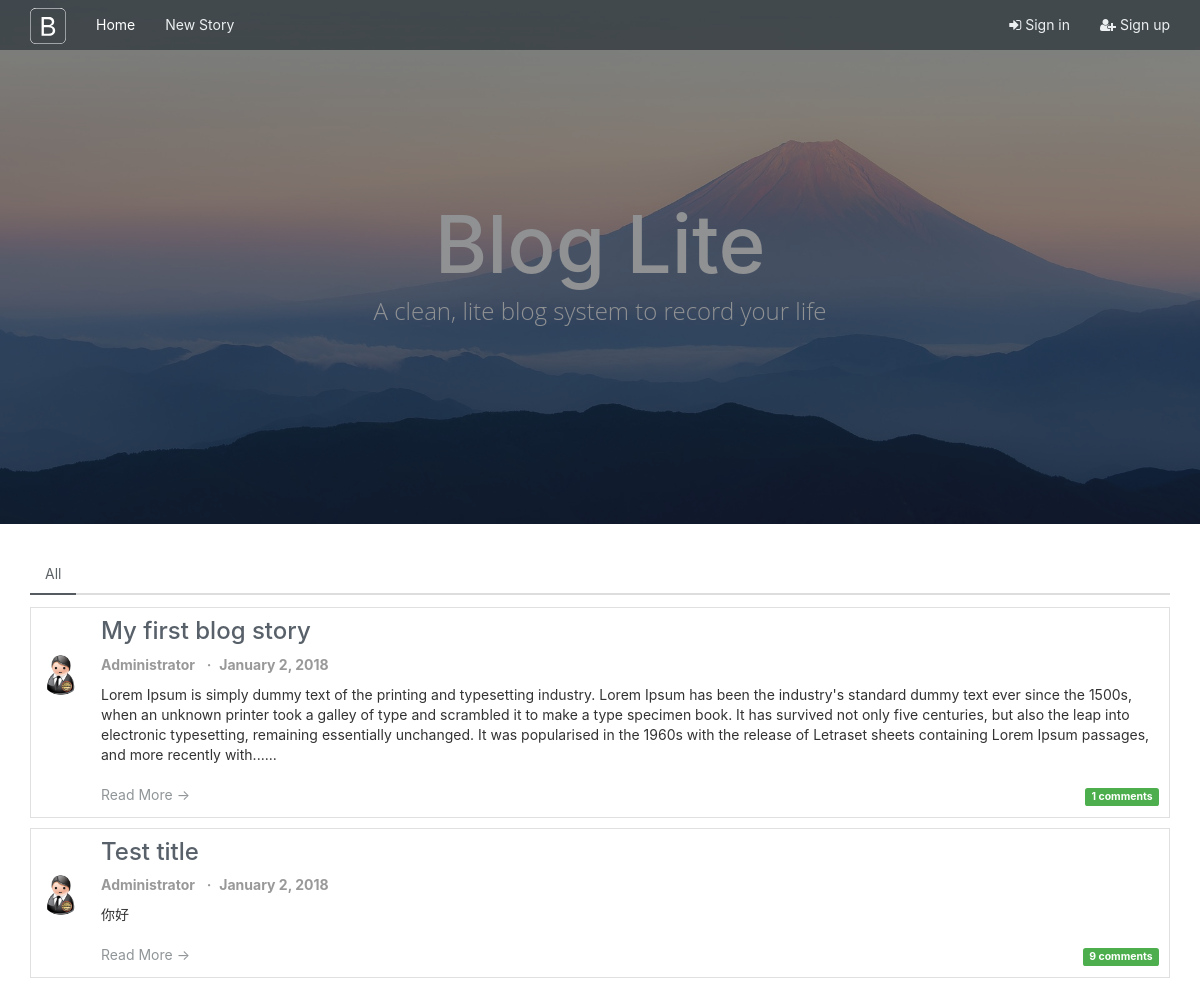
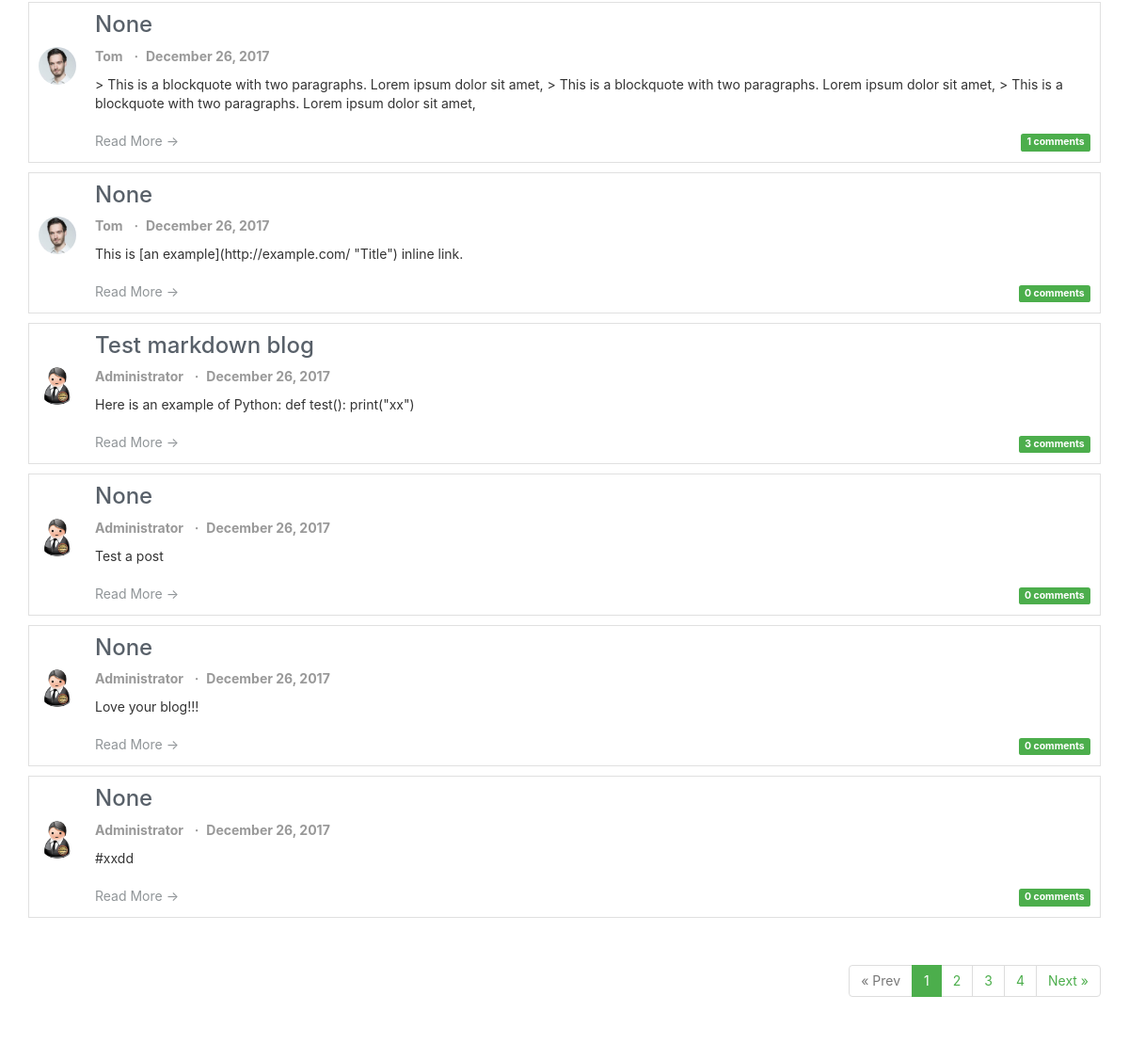
The app's page /, older data (2 pictures, top to bottom).
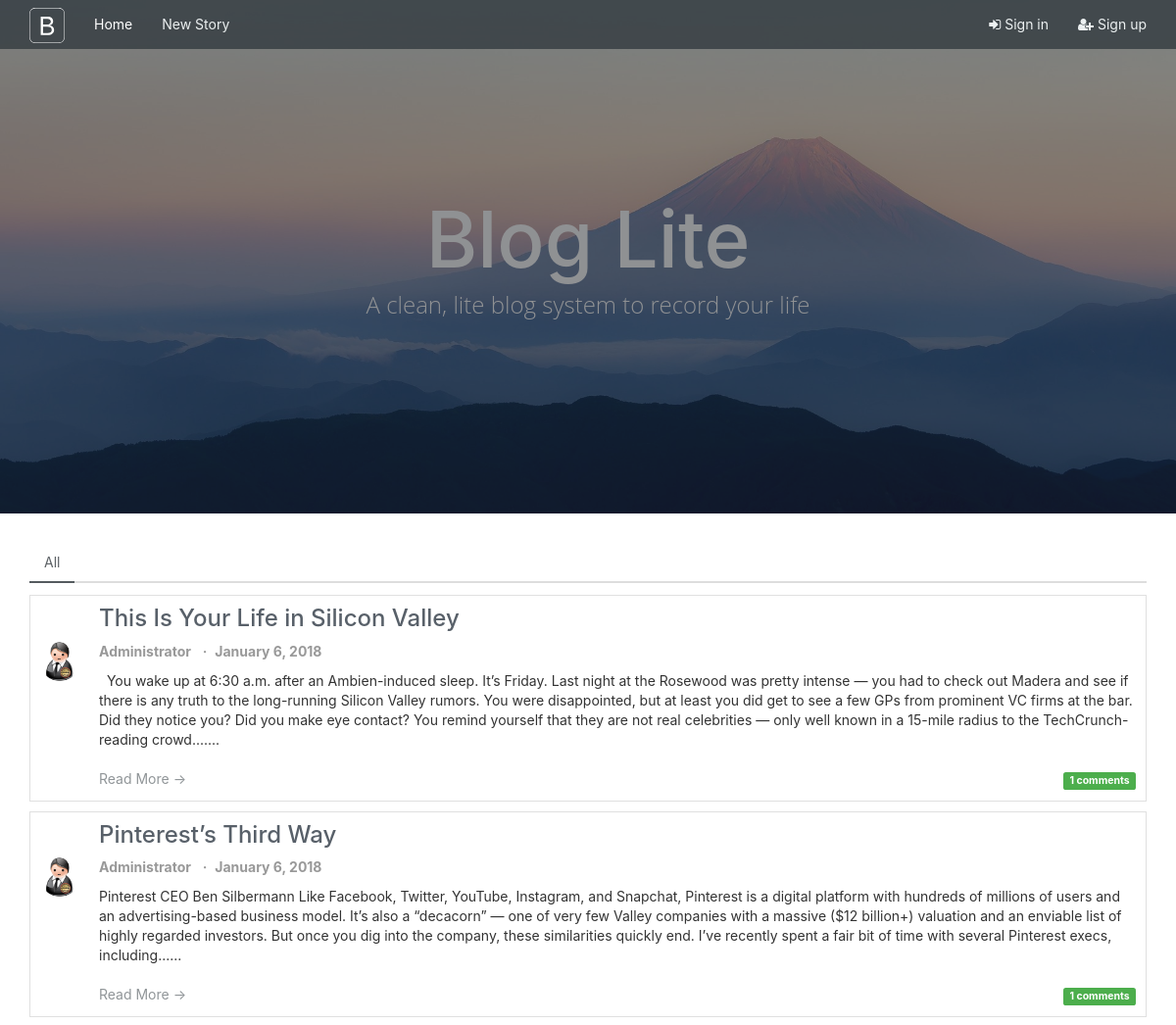
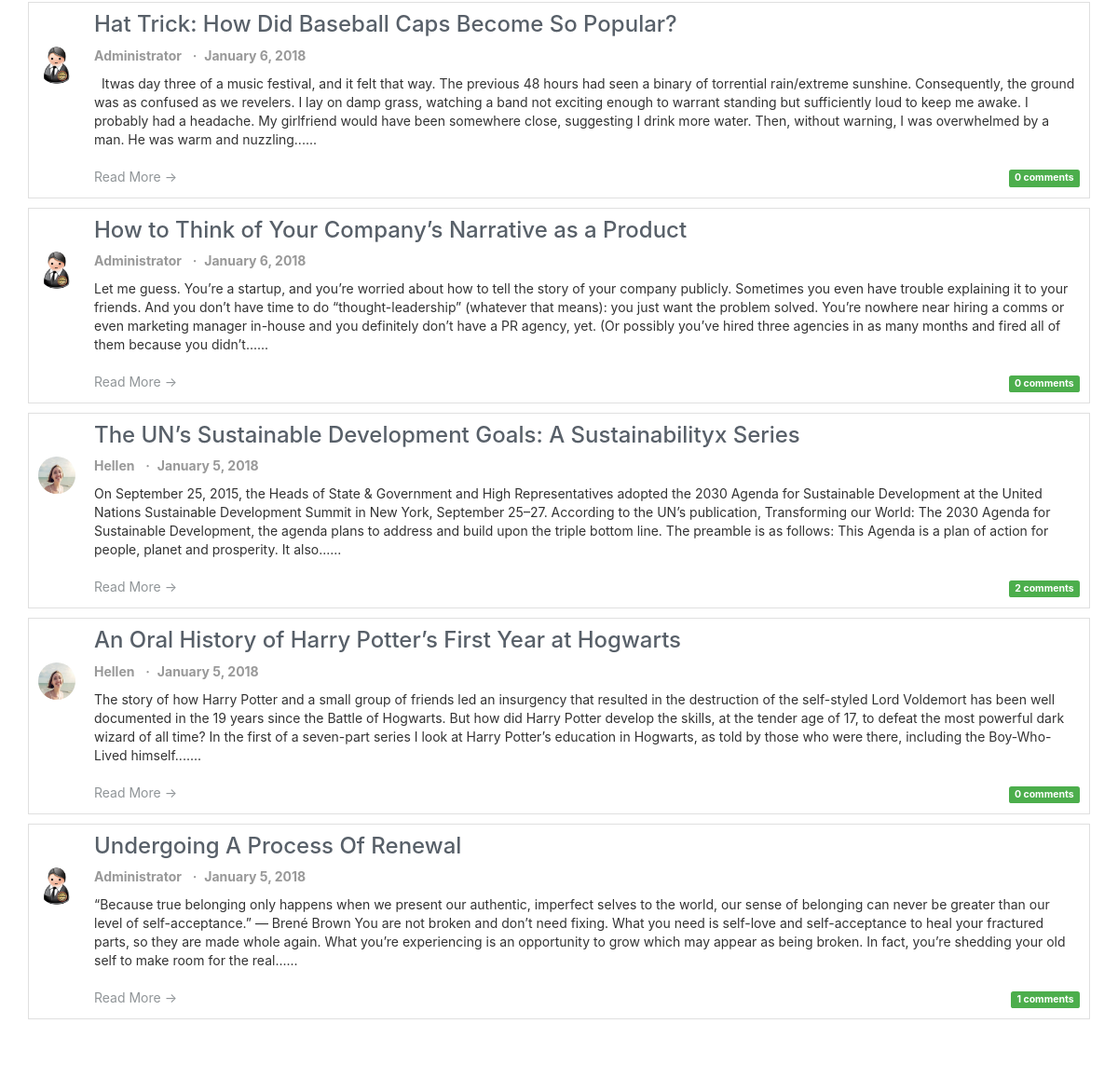
The same page, newer data (2 pictures, top to bottom).
### app/models.py (models this page shows, shortened)
class Post(db.Model):
    __tablename__ = "posts"
    id = db.Column(db.Integer, primary_key=True)
    title = db.Column(db.String(64))
    body = db.Column(db.Text)
    timestamp = db.Column(db.DateTime, index=True, default=datetime.utcnow)
    author_id = db.Column(db.Integer, db.ForeignKey("users.id"))
    body_html = db.Column(db.Text)
    comments = db.relationship("Comment", backref="post", lazy="dynamic")

class User(UserMixin, db.Model):
    __tablename__="users"
    id = db.Column(db.Integer, primary_key=True)
    email = db.Column(db.String(64), unique=True, index=True)
    username = db.Column(db.String(64),unique=True, index=True)
    location = db.Column(db.String(64))
    about_me = db.Column(db.Text())
    member_since = db.Column(db.DateTime(),default=datetime.utcnow)
    last_seen = db.Column(db.DateTime(),default=datetime.utcnow)
    password_hash = db.Column(db.String(128))
    confirmed= db.Column(db.Boolean, default=False)
    image_filename = db.Column(db.String, default="user/default.png", nullable=True)
    image_url = db.Column(db.String, nullable=True)
    role_id = db.Column(db.Integer, db.ForeignKey("roles.id"))
    posts = db.relationship("Post", backref="author", lazy="dynamic")
    comments = db.relationship("Comment", backref="author", lazy="dynamic")
    followed = db.relationship('Follow',
                               foreign_keys=[Follow.follower_id],
                               backref=db.backref('follower', lazy='joined'),
                               lazy='dynamic',
                               cascade='all, delete-orphan')
    followers = db.relationship('Follow',
                                foreign_keys=[Follow.followed_id],
                                backref=db.backref('followed', lazy='joined'),
                                lazy='dynamic',
                                cascade='all, delete-orphan')
    @property
    def password(self):
        raise AttributeError("Password is not a readable attribute")

### app/main/views.py (the view)
@main.route("/", methods=["GET","POST"])
def index():
    form = PostForm()
    page = request.args.get('page', 1, type=int)
    show_followed = False
    show_yours = False
    if current_user.is_authenticated:
        show_followed = bool(request.cookies.get('show_followed', ''))
        show_yours = bool(request.cookies.get('show_yours', ''))
    if show_followed:
        query = current_user.followed_posts
    elif show_yours:
        query = Post.query.filter_by(author=current_user)
    else:
        query = Post.query
    pagination = query.order_by(Post.timestamp.desc()).paginate(page, per_page=current_app.config['FLASKY_POSTS_PER_PAGE'], error_out=False)
    posts = pagination.items
    return render_template('index.html', form=form, posts=posts,show_followed=show_followed, pagination=pagination,show_yours=show_yours)

### app/auth/views.py (called while the page is built)
@auth.before_app_request
def before_request():
    if current_user.is_authenticated:
        current_user.ping()
        if not current_user.confirmed \
            and request.endpoint \
            and request.endpoint[:5] != 'auth.' \
            and request.endpoint != 'static':
            return redirect(url_for('auth.unconfirmed'))

### app/main/__init__.py (called while the page is built)
@main.app_context_processor
def inject_permissions():
    return dict(Permission=Permission)

### app/models.py (called while the page is built)
    def is_administrator(self):
        return False

### app/templates/index.html (shortened to what this page needs)
{% extends "base.html" %}
{% import "bootstrap/wtf.html" as wtf %}
{% import "_macros.html" as macros with context %}
{% block entire_content %}
<header class="masthead">
      <div class="overlay"></div>
      <div class="container">
        <div class="row">
            <div class="site-heading">
              <h1>Blog Lite</h1>
              <span class="subheading">A clean, lite blog system to record your life</span>
            </div>
        </div>
      </div>
</header>
{% endblock %}
{% block page_content %}
<div class="post-tabs">
    <ul class="nav nav-tabs">
        <li{% if not show_followed and not show_yours  %} class="active"{% endif %}><a href="{{ url_for('.show_all') }}">All</a></li>
    </ul>
    {% include '_posts.html' %}
</div>
{% if pagination %}
    <div class="pagination" >
        {{ macros.pagination_widget(pagination, 'main.index') }}
    </div>
{% endif %}
{% endblock %}

### app/templates/_posts.html (shortened to what this page needs)
 <ul class="posts">
        {% for post in posts %}
        <li {% if show_more != False %} class="post" {% else %} class="single post" {% endif %}>
            <h3 class="post-title"><a href="{{ url_for('main.post', id=post.id)}}" class="post-link">{{post.title}}</a></h3>
            <div class="post-thumbnail">
                <a href="{{ url_for('main.user', username=post.author.username) }}">
                    <img class="img-rounded profile-thumbnail" src="{{ post.author.image_url }}">
                </a>
            </div>
            <div class="post-content">
                <div class="post-author"><strong><a class="userLink" href="{{ url_for('main.user', username=post.author.username) }}">{{ post.author.username }}</a></strong>&nbsp;&nbsp;&nbsp;<strong style="color:#999">·</strong>&nbsp;</div>
                <div class="post-date"><strong> {{ moment(post.timestamp).format('LL') }}</strong> </div>
                <div {% if show_more != False %} class="post-body" {% else %} class="single post-body" {% endif %} >
                {% if show_more != False %}
                    {{ post.body | safe | striptags|truncate(length=500, killwords=False, end="......") }}
                {% else %}
                    {{ post.body | safe }}
                {% endif %}
                </div>
                <div class="post-footer">
                    {% if show_more != False %}
                        <a class="read-more" href="{{ url_for('main.post', id=post.id)}}">
                            Read More →
                        </a>
                    {% endif %}
                    <div class="post-footer-right">
                        <a class="post-comment" href ="{{ url_for('main.post', id=post.id)}}#comments">
                            <span class="label label-primary">{{post.comments.filter_by(disable=False).count()}} comments</span>
                        </a>
                    </div>
                </div>
            </div>
        </li>
        {% endfor %}
</ul>

Row changes from the older to the newer data that the page shows:
removed Post: title "My first blog story", author.image_url (picture), author.username "Administrator", timestamp "January 2, 2018", body "Lorem Ipsum is simply dummy text of the printing and typesetting industry. Lorem Ipsum has been the industry's standard dummy text ever since the 1500s, when an unknown printer took a galley of type and scrambled it to make a type specimen book. It has survived not only five centuries, but also the leap into electronic typesetting, remaining essentially unchanged. It was popularised in the 1960s with the release of Letraset sheets containing Lorem Ipsum passages, and more recently with......", comments.filter_by "1"
removed Post: title "Test title", author.image_url (picture), author.username "Administrator", timestamp "January 2, 2018", body "你好", comments.filter_by "9"
removed Post: title "None", author.image_url (picture), author.username "Tom", timestamp "December 26, 2017", body "> This is a blockquote with two paragraphs. Lorem ipsum dolor sit amet, > This is a blockquote with two paragraphs. Lorem ipsum dolor sit amet, > This is a blockquote with two paragraphs. Lorem ipsum dolor sit amet,", comments.filter_by "1"
removed Post: title "None", author.image_url (picture), author.username "Tom", timestamp "December 26, 2017", body "This is [an example](http://example.com/ \"Title\") inline link.", comments.filter_by "0"
removed Post: title "Test markdown blog", author.image_url (picture), author.username "Administrator", timestamp "December 26, 2017", body "Here is an example of Python: def test(): print(\"xx\")", comments.filter_by "3"
removed Post: title "None", author.image_url (picture), author.username "Administrator", timestamp "December 26, 2017", body "Test a post", comments.filter_by "0"
removed Post: title "None", author.image_url (picture), author.username "Administrator", timestamp "December 26, 2017", body "Love your blog!!!", comments.filter_by "0"
removed Post: title "None", author.image_url (picture), author.username "Administrator", timestamp "December 26, 2017", body "#xxdd", comments.filter_by "0"
now on this page (row edited): Post: title "This Is Your Life in Silicon Valley", author.image_url (picture), author.username "Administrator", timestamp "January 6, 2018", body "You wake up at 6:30 a.m. after an Ambien-induced sleep. It’s Friday. Last night at the Rosewood was pretty intense — you had to check out Madera and see if there is any truth to the long-running Silicon Valley rumors. You were disappointed, but at least you did get to see a few GPs from prominent VC firms at the bar. Did they notice you? Did you make eye contact? You remind yourself that they are not real celebrities — only well known in a 15-mile radius to the TechCrunch-reading crowd.......", comments.filter_by "1"
now on this page (row edited): Post: title "Pinterest’s Third Way", author.image_url (picture), author.username "Administrator", timestamp "January 6, 2018", body "Pinterest CEO Ben Silbermann Like Facebook, Twitter, YouTube, Instagram, and Snapchat, Pinterest is a digital platform with hundreds of millions of users and an advertising-based business model. It’s also a “decacorn” — one of very few Valley companies with a massive ($12 billion+) valuation and an enviable list of highly regarded investors. But once you dig into the company, these similarities quickly end. I’ve recently spent a fair bit of time with several Pinterest execs, including......", comments.filter_by "1"
now on this page (row edited): Post: title "Hat Trick: How Did Baseball Caps Become So Popular?", author.image_url (picture), author.username "Administrator", timestamp "January 6, 2018", body "Itwas day three of a music festival, and it felt that way. The previous 48 hours had seen a binary of torrential rain/extreme sunshine. Consequently, the ground was as confused as we revelers. I lay on damp grass, watching a band not exciting enough to warrant standing but sufficiently loud to keep me awake. I probably had a headache. My girlfriend would have been somewhere close, suggesting I drink more water. Then, without warning, I was overwhelmed by a man. He was warm and nuzzling......", comments.filter_by "0"
now on this page (row edited): Post: title "How to Think of Your Company’s Narrative as a Product", author.image_url (picture), author.username "Administrator", timestamp "January 6, 2018", body "Let me guess. You’re a startup, and you’re worried about how to tell the story of your company publicly. Sometimes you even have trouble explaining it to your friends. And you don’t have time to do “thought-leadership” (whatever that means): you just want the problem solved. You’re nowhere near hiring a comms or even marketing manager in-house and you definitely don’t have a PR agency, yet. (Or possibly you’ve hired three agencies in as many months and fired all of them because you didn’t......", comments.filter_by "0"
now on this page (row edited): Post: title "The UN’s Sustainable Development Goals: A Sustainabilityx Series", author.image_url (picture), author.username "Hellen", timestamp "January 5, 2018", body "On September 25, 2015, the Heads of State & Government and High Representatives adopted the 2030 Agenda for Sustainable Development at the United Nations Sustainable Development Summit in New York, September 25–27. According to the UN’s publication, Transforming our World: The 2030 Agenda for Sustainable Development, the agenda plans to address and build upon the triple bottom line. The preamble is as follows: This Agenda is a plan of action for people, planet and prosperity. It also......", comments.filter_by "2"
now on this page (row edited): Post: title "An Oral History of Harry Potter’s First Year at Hogwarts", author.image_url (picture), author.username "Hellen", timestamp "January 5, 2018", body "The story of how Harry Potter and a small group of friends led an insurgency that resulted in the destruction of the self-styled Lord Voldemort has been well documented in the 19 years since the Battle of Hogwarts. But how did Harry Potter develop the skills, at the tender age of 17, to defeat the most powerful dark wizard of all time? In the first of a seven-part series I look at Harry Potter’s education in Hogwarts, as told by those who were there, including the Boy-Who-Lived himself.......", comments.filter_by "0"
added Post: title "Undergoing A Process Of Renewal", author.image_url (picture), author.username "Administrator", timestamp "January 5, 2018", body "“Because true belonging only happens when we present our authentic, imperfect selves to the world, our sense of belonging can never be greater than our level of self-acceptance.” ― Brené Brown You are not broken and don’t need fixing. What you need is self-love and self-acceptance to heal your fractured parts, so they are made whole again. What you’re experiencing is an opportunity to grow which may appear as being broken. In fact, you’re shedding your old self to make room for the real......", comments.filter_by "1"
Text that changed along with them:
text no longer shown: "« Prev Next »"
list line gone: "1"
list line gone: "2"
list line gone: "3"
list line gone: "4"
